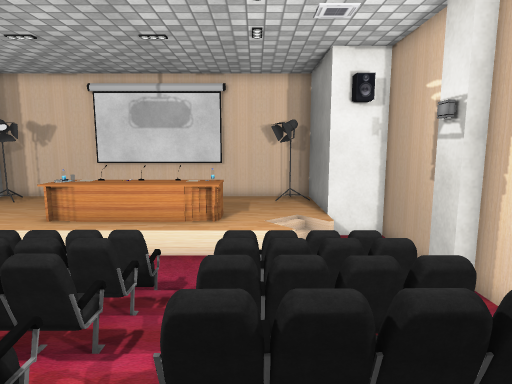
view 1 (above)

16 first-person views from a walk through a scene from a Unity 3-D project. The camera is 1.4 m above the floor, tilts 8° down and sees 75° across. Doors are open. The floor is counted in squares, 0.5 m on a side. Each view is taken from the middle of a square. On the plan, view 1 faces up. The plan holds only what a view shows up to about 20 squares ahead; the rest is blank. Some animated figures are not drawn. Some surface patterns are stand-ins.

view 2
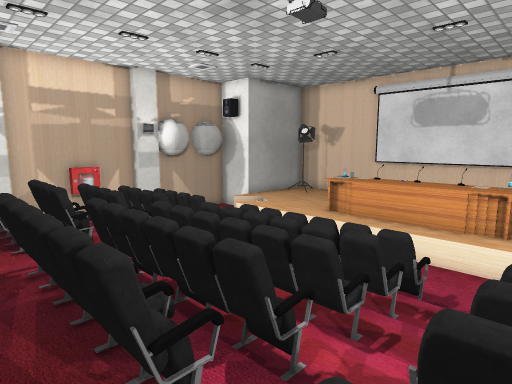

view 3
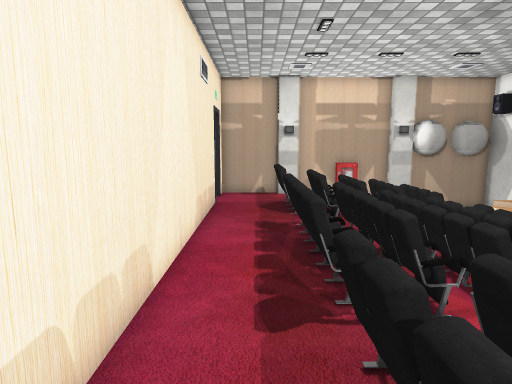

view 4
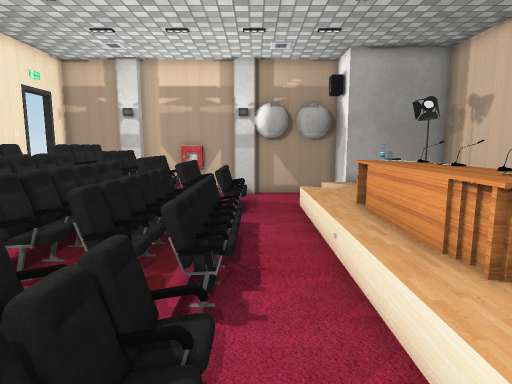

view 5
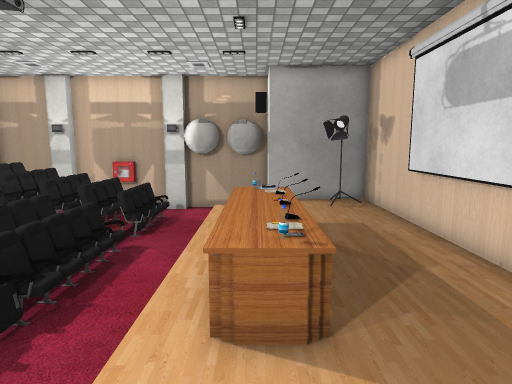

view 6
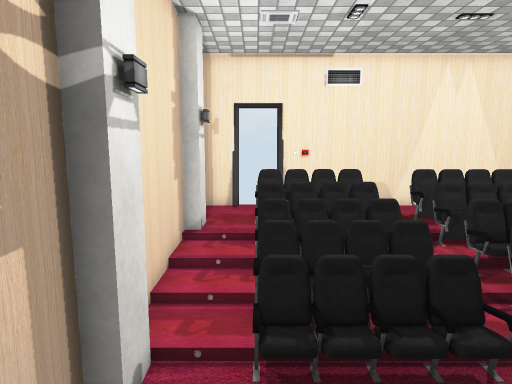

view 7
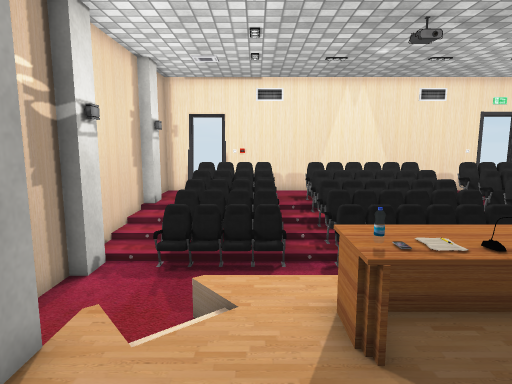

view 8
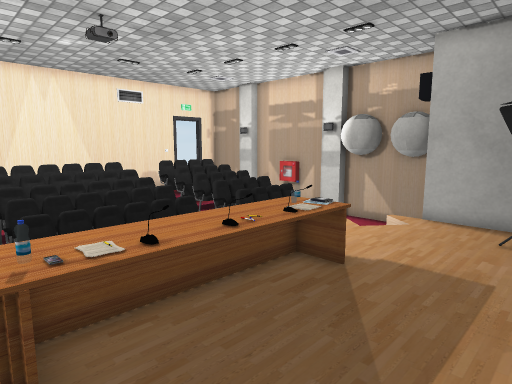

view 9
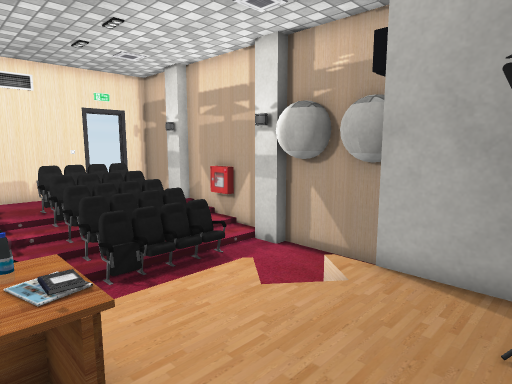

view 10
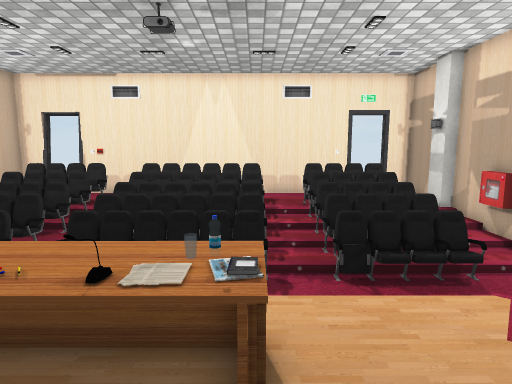

view 11
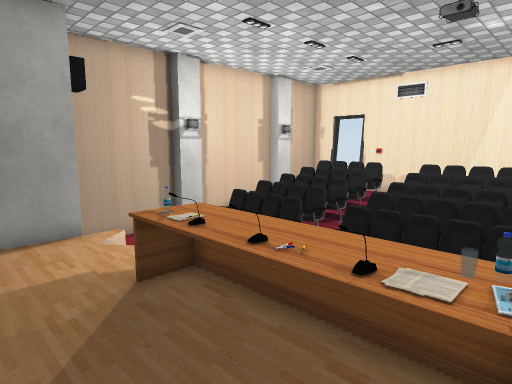

view 12
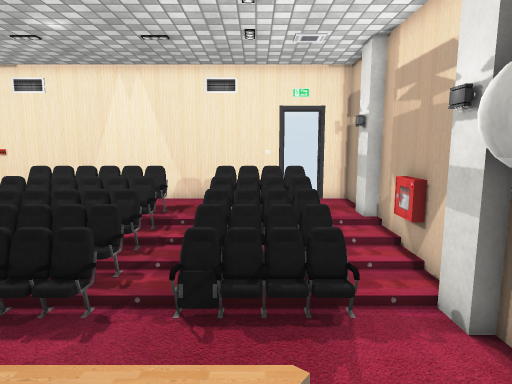

view 13
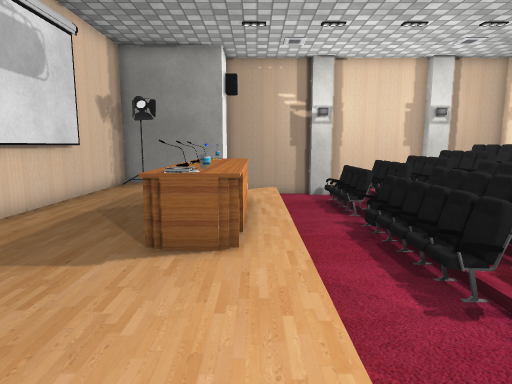

view 14
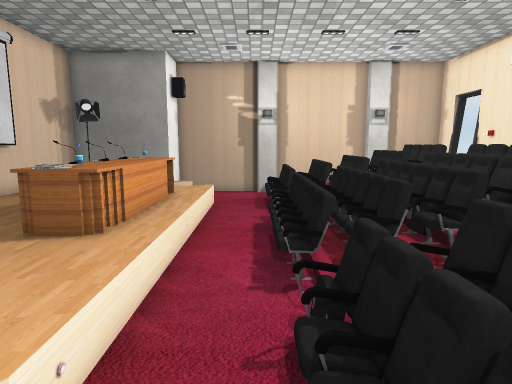

view 15
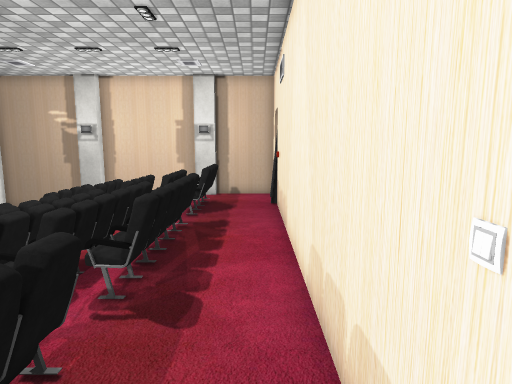

view 16
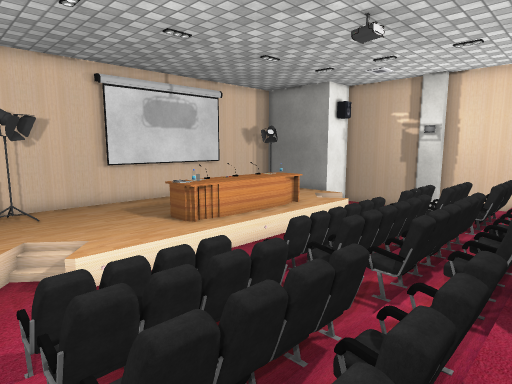

### Floor plan
Key: @ floor where view 1 was taken; # wall or solid block; x gap in a wall; . main floor; : floor 0.25 m higher than the main floor; - floor 0.25 m lower than the main floor; _ floor 0.5 m lower than the main floor; / step, stairs or slope; D open door; O other object.
Columns run from 17 left of view 1 to 6 right of it. Each row starts with its distance up from view 1.
 19    #######    #######
 18    #....########..###
 17    #OO............OO#
 16    #O...............#
 15    #................#
 14 ####.....OOOOOOOO...###
 13 #  ///...OOOOOOOO.///_#
 12 # ___/...OOOOOOOO./___#
 11 #____//////////////___#
 10 #_____________________#
  9 ##____________________#
  8 ##_O..O/_.....O_OOOOO_OO
  7 #--O--O/-O----O-OOOOO-#
  6 #O-OOOOO-OOOOOO-OOOOO-#
  5 OO- OOO--:.:.::--O-OO-#
  4 #..OOOOO.OOOOOO.OOOOO.#
  3 #..OOOOO.OOOOOO.OOOOO.#
  2 ##.OOOO..OOOOO...OOOO.O
  1 ##.OOOOO.OOOOOO.OOOOO.#
  0 #................@....#
 -1 #.....................#
 -2 ##DDO#############ODDx#

Positions as (right, up) in squares from view 1, and headings:
1: (0, 0), facing up
2: (0, 0), facing up-left
3: (3, 0), facing left
4: (3, 9), facing left
5: (3, 13), facing left
6: (3, 13), facing down
7: (0, 18), facing down
8: (-1, 18), facing down-left
9: (-7, 17), facing down-left
10: (-8, 17), facing down
11: (-8, 17), facing down-right
12: (-12, 15), facing down
13: (-14, 12), facing right
14: (-15, 9), facing right
15: (-14, -1), facing right
16: (-15, 2), facing up-right
